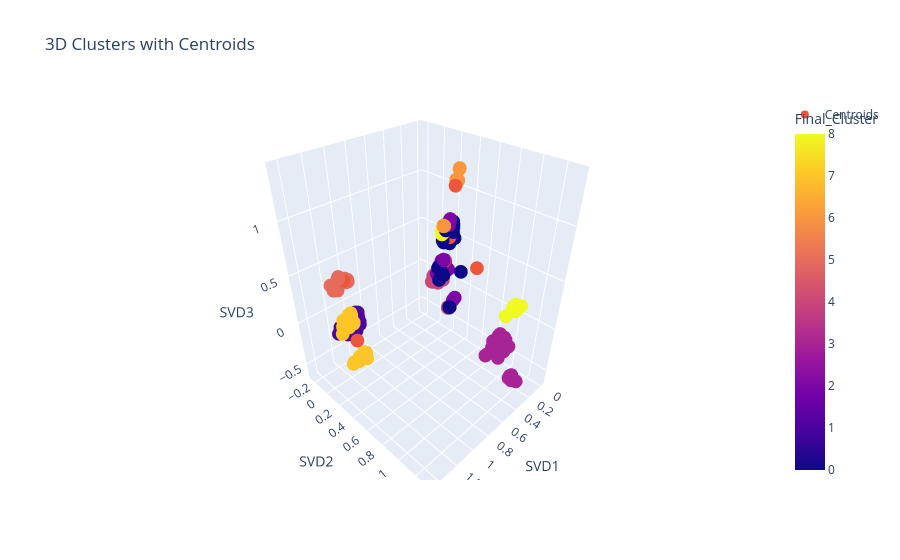

Notebook code cell kept with this figure:
### Code cell
centers = kmeans.cluster_centers_

fig = px.scatter_3d(
    df,
    x="SVD1",
    y="SVD2",
    z="SVD3",
    color="Final_Cluster",
    title="3D Clusters with Centroids"
)

fig.add_scatter3d(
    x=centers[:, 0],
    y=centers[:, 1],
    z=centers[:, 2],
    mode="markers",
    marker=dict(size=8),
    name="Centroids"
)

fig.show()

### Figure 1 — Plotly figure (JSON) as saved in the notebook; plotly's stock layout.template omitted (floating-point values rounded to 4 significant figures; data arrays with more than 128 entries replaced by an {"elided": "..."} marker saying what was removed)
{"data": [{"hovertemplate": "SVD1=%{x}<br>SVD2=%{y}<br>SVD3=%{z}<br>Final_Cluster=%{marker.color}<extra></extra>", "legendgroup": "", "marker": {"color": {"elided": "1195 int values"}, "coloraxis": "coloraxis", "symbol": "circle"}, "mode": "markers", "name": "", "scene": "scene", "showlegend": false, "type": "scatter3d", "x": {"elided": "1195 float values"}, "y": {"elided": "1195 float values"}, "z": {"elided": "1195 float values"}}, {"marker": {"size": 8}, "mode": "markers", "name": "Centroids", "type": "scatter3d", "x": [0.08996, 0.9669, 0.06451, 0.1119, 0.02158, 1.23, 0.3519, 1.127, 0.29], "y": [0.2182, -0.1972, 0.142, 0.95, 0.0286, 0.108, 0.4953, 0.05429, 0.7186], "z": [0.5198, -0.1949, 0.2191, -0.3971, -0.001131, 0.5193, 1.185, -0.2142, 0.4936]}], "layout": {"coloraxis": {"colorbar": {"title": {"text": "Final_Cluster"}}, "colorscale": [[0, "#0d0887"], [0.1111, "#46039f"], [0.2222, "#7201a8"], [0.3333, "#9c179e"], [0.4444, "#bd3786"], [0.5556, "#d8576b"], [0.6667, "#ed7953"], [0.7778, "#fb9f3a"], [0.8889, "#fdca26"], [1, "#f0f921"]]}, "legend": {"tracegroupgap": 0}, "scene": {"domain": {"x": [0, 1], "y": [0, 1]}, "xaxis": {"title": {"text": "SVD1"}}, "yaxis": {"title": {"text": "SVD2"}}, "zaxis": {"title": {"text": "SVD3"}}}, "title": {"text": "3D Clusters with Centroids"}}}
